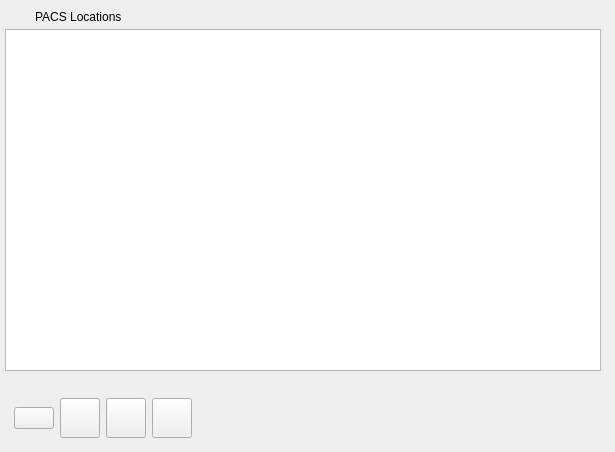
<?xml version="1.0" encoding="UTF-8"?>
<ui version="4.0">
 <class>PACSSetupStoreWidget</class>
 <widget class="QWidget" name="PACSSetupStoreWidget">
  <property name="geometry">
   <rect>
    <x>0</x>
    <y>0</y>
    <width>615</width>
    <height>452</height>
   </rect>
  </property>
  <property name="windowTitle">
   <string>Form</string>
  </property>
  <layout class="QVBoxLayout" name="verticalLayout_2">
   <property name="spacing">
    <number>9</number>
   </property>
   <property name="leftMargin">
    <number>5</number>
   </property>
   <property name="topMargin">
    <number>5</number>
   </property>
   <property name="rightMargin">
    <number>5</number>
   </property>
   <property name="bottomMargin">
    <number>5</number>
   </property>
   <item>
    <widget class="QWidget" name="widget_6" native="true">
     <layout class="QVBoxLayout" name="verticalLayout">
      <property name="spacing">
       <number>0</number>
      </property>
      <property name="leftMargin">
       <number>0</number>
      </property>
      <property name="topMargin">
       <number>0</number>
      </property>
      <item>
       <widget class="QWidget" name="widget_7" native="true">
        <layout class="QHBoxLayout" name="horizontalLayout_8">
         <property name="leftMargin">
          <number>0</number>
         </property>
         <property name="topMargin">
          <number>0</number>
         </property>
         <property name="rightMargin">
          <number>0</number>
         </property>
         <property name="bottomMargin">
          <number>0</number>
         </property>
         <item>
          <widget class="QLabel" name="label_4">
           <property name="sizePolicy">
            <sizepolicy hsizetype="Fixed" vsizetype="Preferred">
             <horstretch>0</horstretch>
             <verstretch>0</verstretch>
            </sizepolicy>
           </property>
           <property name="styleSheet">
            <string notr="true">QLabel {
    image: url(:/Resource/Images/medip/arrow_open_d.png);
	min-width: 24px;
	min-height: 24px;
}</string>
           </property>
           <property name="text">
            <string/>
           </property>
          </widget>
         </item>
         <item>
          <widget class="QLabel" name="m_labelRepository_2">
           <property name="text">
            <string>PACS Locations</string>
           </property>
          </widget>
         </item>
        </layout>
       </widget>
      </item>
      <item>
       <widget class="QTableWidget" name="m_tablePACSList"/>
      </item>
     </layout>
    </widget>
   </item>
   <item>
    <widget class="QWidget" name="widget_5" native="true">
     <layout class="QHBoxLayout" name="horizontalLayout">
      <item>
       <widget class="QPushButton" name="m_btnEcho">
        <property name="text">
         <string/>
        </property>
       </widget>
      </item>
      <item>
       <widget class="QPushButton" name="m_btnAdd">
        <property name="styleSheet">
         <string notr="true">QPushButton{
    border-image: url(:/Resource/Images/deepcatch/popup_new_d.png);
	width:32;
	height:32px;
}


QPushButton:disabled{
    border-image: url(:/Resource/Images/deepcatch/popup_new_disabled.png);
	width:32px;
	height:32px;
}

QPushButton:hover{
    border-image: url(:/Resource/Images/deepcatch/popup_new_h.png);
	width:32;
	height:32px;
}

QPushButton:hover:pressed {
    border-image: url(:/Resource/Images/deepcatch/popup_new_p.png);
	width:32px;
	height:32px;
}</string>
        </property>
        <property name="text">
         <string/>
        </property>
       </widget>
      </item>
      <item>
       <widget class="QPushButton" name="m_btnEdit">
        <property name="styleSheet">
         <string notr="true">QPushButton{
    border-image: url(:/Resource/Images/deepcatch/popup_modify_d.png);
	width:32;
	height:32px;
}

QPushButton:disabled{
    border-image: url(:/Resource/Images/deepcatch/popup_modify_disabled.png);
	width:32px;
	height:32px;
}

QPushButton:hover{
    border-image: url(:/Resource/Images/deepcatch/popup_modify_h.png);
	width:32;
	height:32px;
}

QPushButton:hover:pressed {
    border-image: url(:/Resource/Images/deepcatch/popup_modify_p.png);
	width:32px;
	height:32px;
}</string>
        </property>
        <property name="text">
         <string/>
        </property>
       </widget>
      </item>
      <item>
       <widget class="QPushButton" name="m_btnDelete">
        <property name="styleSheet">
         <string notr="true">QPushButton{
    border-image: url(:/Resource/Images/deepcatch/popup_delet_d.png);
	width:32;
	height:32px;
}

QPushButton:disabled{
    border-image: url(:/Resource/Images/deepcatch/popup_delet_disabled.png);
	width:32px;
	height:32px;
}

QPushButton:hover{
    border-image: url(:/Resource/Images/deepcatch/popup_delet_h.png);
	width:32;
	height:32px;
}

QPushButton:hover:pressed {
    border-image: url(:/Resource/Images/deepcatch/popup_delet_p.png);
	width:32px;
	height:32px;
}</string>
        </property>
        <property name="text">
         <string/>
        </property>
       </widget>
      </item>
      <item>
       <spacer name="horizontalSpacer_2">
        <property name="orientation">
         <enum>Qt::Horizontal</enum>
        </property>
        <property name="sizeHint" stdset="0">
         <size>
          <width>40</width>
          <height>20</height>
         </size>
        </property>
       </spacer>
      </item>
     </layout>
    </widget>
   </item>
  </layout>
 </widget>
 <resources>
  <include location="../../MainWindow.qrc"/>
 </resources>
 <connections/>
</ui>
